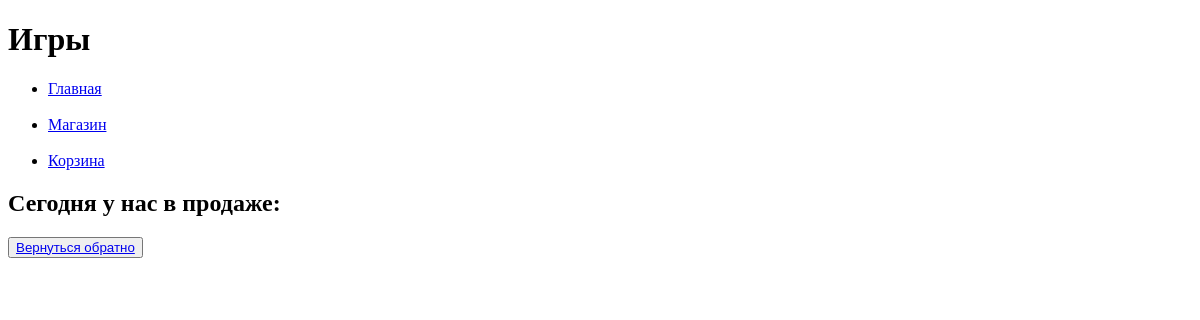
Page /platform/shop/ on the earlier database version.
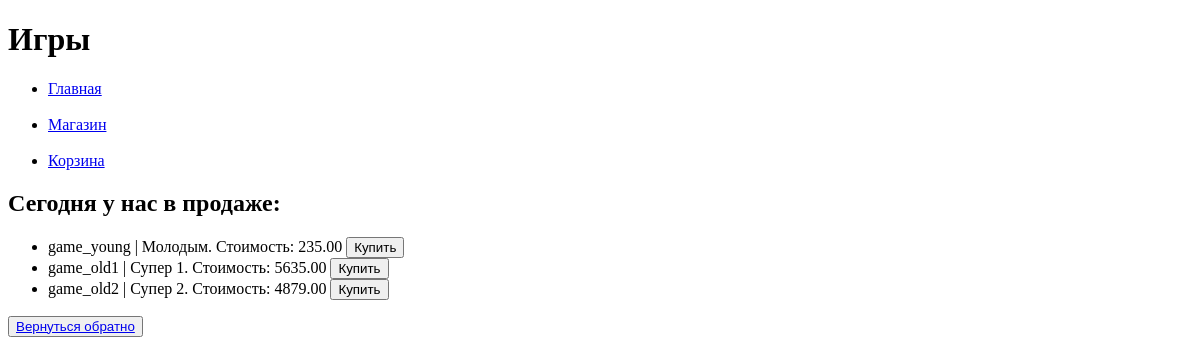
Same page on the later database version.
### task1/models.py (models this page shows)
class Game(models.Model):
    title = models.CharField(max_length=30)
    cost = models.DecimalField(decimal_places=2, max_digits=10)
    size = models.DecimalField(decimal_places=2, max_digits=10)
    description = models.TextField()
    age_limited = models.BooleanField(default="False")
    buyer = models.ManyToManyField(Buyer, related_name='games')

### task1/views.py (the view)
# urls.py: path('platform/shop/', shop),
def shop(request):
    games = Game.objects.all()
    context = {'games': games}
    return render(request, 'shop.html', context=context)

### templates/first_task/shop.html
{% extends 'menu.html' %}
{% block pagename %}
Игры
{% endblock %}
{% block menu %}
{{ block.super }}
{% endblock %}
{% block content %}
<p>
<h2>Сегодня у нас в продаже:</h2>
<ul>
    {% for game in games %}
    <li>{{ game.title }} | {{ game.description }}. Стоимость: {{ game.cost }}  <button>Купить</button></li>
    {% endfor %}
</ul>
<button><a href="/platform/">Вернуться обратно</a></button>
</p>
{% endblock %}

Differences in the rows shown:
added Game: title "game_young", description "Молодым", cost "235.00"
added Game: title "game_old1", description "Супер 1", cost "5635.00"
added Game: title "game_old2", description "Супер 2", cost "4879.00"
